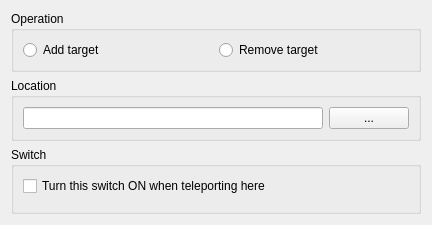
<?xml version="1.0" encoding="UTF-8"?>
<ui version="4.0">
 <class>TeleportTargetsWidget</class>
 <widget class="QWidget" name="TeleportTargetsWidget">
  <property name="geometry">
   <rect><x>0</x><y>0</y><width>400</width><height>220</height></rect>
  </property>
  <property name="windowTitle">
   <string>Teleport Targets</string>
  </property>
  <layout class="QVBoxLayout" name="verticalLayout">
   <item>
    <widget class="QGroupBox" name="groupOperationBox">
     <property name="title"><string>Operation</string></property>
     <layout class="QHBoxLayout" name="layoutOperation">
      <item>
       <widget class="QRadioButton" name="radioAdd">
        <property name="text"><string>Add target</string></property>
        <attribute name="buttonGroup"><string notr="true">groupOperation</string></attribute>
       </widget>
      </item>
      <item>
       <widget class="QRadioButton" name="radioRemove">
        <property name="text"><string>Remove target</string></property>
        <attribute name="buttonGroup"><string notr="true">groupOperation</string></attribute>
       </widget>
      </item>
     </layout>
    </widget>
   </item>
   <item>
    <widget class="QGroupBox" name="groupLocation">
     <property name="title"><string>Location</string></property>
     <layout class="QHBoxLayout" name="layoutLocation">
      <item>
       <widget class="QLineEdit" name="lineLocation">
        <property name="readOnly"><bool>true</bool></property>
        <property name="minimumSize"><size><width>300</width><height>0</height></size></property>
       </widget>
      </item>
      <item>
       <widget class="QPushButton" name="pushPick">
        <property name="text"><string>...</string></property>
        <property name="toolTip"><string>Pick the map and the location</string></property>
       </widget>
      </item>
     </layout>
    </widget>
   </item>
   <item>
    <widget class="QGroupBox" name="groupSwitch">
     <property name="title"><string>Switch</string></property>
     <layout class="QVBoxLayout" name="layoutSwitch">
      <item>
       <widget class="QCheckBox" name="checkSwitch">
        <property name="text"><string>Turn this switch ON when teleporting here</string></property>
       </widget>
      </item>
      <item><widget class="SwitchRpgComboBox" name="comboSwitch"/></item>
     </layout>
    </widget>
   </item>
   <item>
    <spacer name="verticalSpacer">
     <property name="orientation"><enum>Qt::Vertical</enum></property>
     <property name="sizeHint" stdset="0"><size><width>20</width><height>10</height></size></property>
    </spacer>
   </item>
  </layout>
 </widget>
 <customwidgets>
  <customwidget>
   <class>SwitchRpgComboBox</class>
   <extends>QWidget</extends>
   <header>ui/common/rpg_combobox.h</header>
  </customwidget>
 </customwidgets>
 <resources/>
 <connections/>
 <buttongroups>
  <buttongroup name="groupOperation"/>
 </buttongroups>
</ui>
